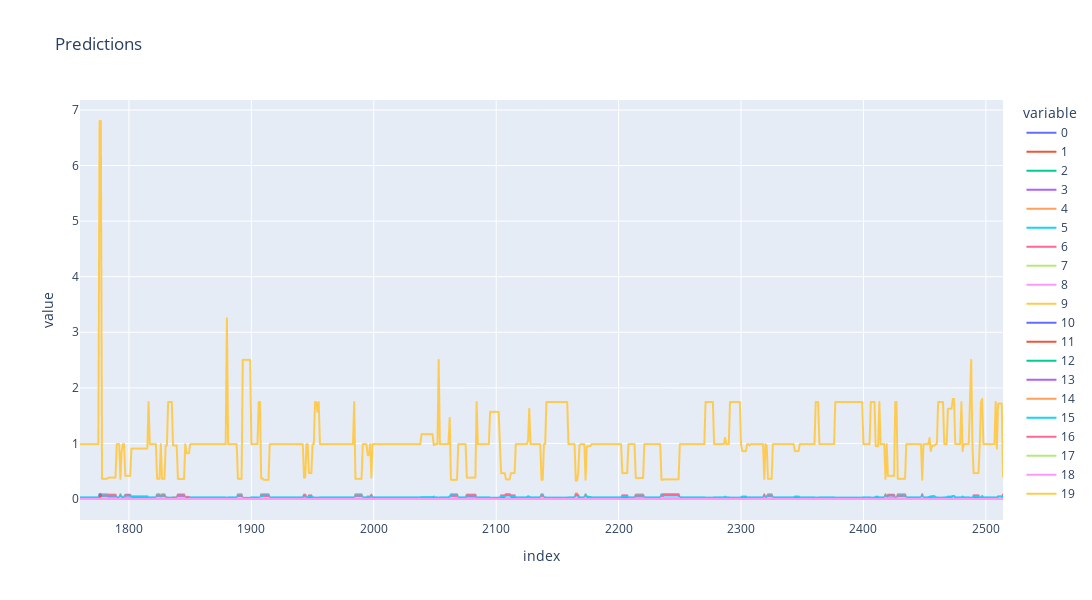

The cell this chart's notebook holds for it:
### Code cell
prl = prediction_row_tensor.cpu().detach().numpy()
gp = group_tensor.cpu().detach().numpy()

fig = px.line(pd.DataFrame(list(prl))[start: ], height=600, width=1200, title="Predictions")# [start: ]

fig.show()
fig.write_html(f"figures/ml-predictions{timestamp}.html")

### Figure 1 — Plotly figure (JSON) as saved in the notebook; plotly's stock layout.template omitted (floating-point values rounded to 4 significant figures; data arrays with more than 128 entries replaced by an {"elided": "..."} marker saying what was removed)
{"data": [{"hovertemplate": "variable=0<br>index=%{x}<br>value=%{y}<extra></extra>", "legendgroup": "0", "line": {"color": "#636efa", "dash": "solid"}, "marker": {"symbol": "circle"}, "mode": "lines", "name": "0", "showlegend": true, "type": "scattergl", "x": {"elided": "755 int values"}, "xaxis": "x", "y": {"elided": "755 float values"}, "yaxis": "y"}, {"hovertemplate": "variable=1<br>index=%{x}<br>value=%{y}<extra></extra>", "legendgroup": "1", "line": {"color": "#EF553B", "dash": "solid"}, "marker": {"symbol": "circle"}, "mode": "lines", "name": "1", "showlegend": true, "type": "scattergl", "x": {"elided": "755 int values"}, "xaxis": "x", "y": {"elided": "755 int values"}, "yaxis": "y"}, {"hovertemplate": "variable=2<br>index=%{x}<br>value=%{y}<extra></extra>", "legendgroup": "2", "line": {"color": "#00cc96", "dash": "solid"}, "marker": {"symbol": "circle"}, "mode": "lines", "name": "2", "showlegend": true, "type": "scattergl", "x": {"elided": "755 int values"}, "xaxis": "x", "y": {"elided": "755 int values"}, "yaxis": "y"}, {"hovertemplate": "variable=3<br>index=%{x}<br>value=%{y}<extra></extra>", "legendgroup": "3", "line": {"color": "#ab63fa", "dash": "solid"}, "marker": {"symbol": "circle"}, "mode": "lines", "name": "3", "showlegend": true, "type": "scattergl", "x": {"elided": "755 int values"}, "xaxis": "x", "y": {"elided": "755 float values"}, "yaxis": "y"}, {"hovertemplate": "variable=4<br>index=%{x}<br>value=%{y}<extra></extra>", "legendgroup": "4", "line": {"color": "#FFA15A", "dash": "solid"}, "marker": {"symbol": "circle"}, "mode": "lines", "name": "4", "showlegend": true, "type": "scattergl", "x": {"elided": "755 int values"}, "xaxis": "x", "y": {"elided": "755 float values"}, "yaxis": "y"}, {"hovertemplate": "variable=5<br>index=%{x}<br>value=%{y}<extra></extra>", "legendgroup": "5", "line": {"color": "#19d3f3", "dash": "solid"}, "marker": {"symbol": "circle"}, "mode": "lines", "name": "5", "showlegend": true, "type": "scattergl", "x": {"elided": "755 int values"}, "xaxis": "x", "y": {"elided": "755 float values"}, "yaxis": "y"}, {"hovertemplate": "variable=6<br>index=%{x}<br>value=%{y}<extra></extra>", "legendgroup": "6", "line": {"color": "#FF6692", "dash": "solid"}, "marker": {"symbol": "circle"}, "mode": "lines", "name": "6", "showlegend": true, "type": "scattergl", "x": {"elided": "755 int values"}, "xaxis": "x", "y": {"elided": "755 float values"}, "yaxis": "y"}, {"hovertemplate": "variable=7<br>index=%{x}<br>value=%{y}<extra></extra>", "legendgroup": "7", "line": {"color": "#B6E880", "dash": "solid"}, "marker": {"symbol": "circle"}, "mode": "lines", "name": "7", "showlegend": true, "type": "scattergl", "x": {"elided": "755 int values"}, "xaxis": "x", "y": {"elided": "755 float values"}, "yaxis": "y"}, {"hovertemplate": "variable=8<br>index=%{x}<br>value=%{y}<extra></extra>", "legendgroup": "8", "line": {"color": "#FF97FF", "dash": "solid"}, "marker": {"symbol": "circle"}, "mode": "lines", "name": "8", "showlegend": true, "type": "scattergl", "x": {"elided": "755 int values"}, "xaxis": "x", "y": {"elided": "755 int values"}, "yaxis": "y"}, {"hovertemplate": "variable=9<br>index=%{x}<br>value=%{y}<extra></extra>", "legendgroup": "9", "line": {"color": "#FECB52", "dash": "solid"}, "marker": {"symbol": "circle"}, "mode": "lines", "name": "9", "showlegend": true, "type": "scattergl", "x": {"elided": "755 int values"}, "xaxis": "x", "y": {"elided": "755 float values"}, "yaxis": "y"}, {"hovertemplate": "variable=10<br>index=%{x}<br>value=%{y}<extra></extra>", "legendgroup": "10", "line": {"color": "#636efa", "dash": "solid"}, "marker": {"symbol": "circle"}, "mode": "lines", "name": "10", "showlegend": true, "type": "scattergl", "x": {"elided": "755 int values"}, "xaxis": "x", "y": {"elided": "755 float values"}, "yaxis": "y"}, {"hovertemplate": "variable=11<br>index=%{x}<br>value=%{y}<extra></extra>", "legendgroup": "11", "line": {"color": "#EF553B", "dash": "solid"}, "marker": {"symbol": "circle"}, "mode": "lines", "name": "11", "showlegend": true, "type": "scattergl", "x": {"elided": "755 int values"}, "xaxis": "x", "y": {"elided": "755 float values"}, "yaxis": "y"}, {"hovertemplate": "variable=12<br>index=%{x}<br>value=%{y}<extra></extra>", "legendgroup": "12", "line": {"color": "#00cc96", "dash": "solid"}, "marker": {"symbol": "circle"}, "mode": "lines", "name": "12", "showlegend": true, "type": "scattergl", "x": {"elided": "755 int values"}, "xaxis": "x", "y": {"elided": "755 float values"}, "yaxis": "y"}, {"hovertemplate": "variable=13<br>index=%{x}<br>value=%{y}<extra></extra>", "legendgroup": "13", "line": {"color": "#ab63fa", "dash": "solid"}, "marker": {"symbol": "circle"}, "mode": "lines", "name": "13", "showlegend": true, "type": "scattergl", "x": {"elided": "755 int values"}, "xaxis": "x", "y": {"elided": "755 int values"}, "yaxis": "y"}, {"hovertemplate": "variable=14<br>index=%{x}<br>value=%{y}<extra></extra>", "legendgroup": "14", "line": {"color": "#FFA15A", "dash": "solid"}, "marker": {"symbol": "circle"}, "mode": "lines", "name": "14", "showlegend": true, "type": "scattergl", "x": {"elided": "755 int values"}, "xaxis": "x", "y": {"elided": "755 int values"}, "yaxis": "y"}, {"hovertemplate": "variable=15<br>index=%{x}<br>value=%{y}<extra></extra>", "legendgroup": "15", "line": {"color": "#19d3f3", "dash": "solid"}, "marker": {"symbol": "circle"}, "mode": "lines", "name": "15", "showlegend": true, "type": "scattergl", "x": {"elided": "755 int values"}, "xaxis": "x", "y": {"elided": "755 float values"}, "yaxis": "y"}, {"hovertemplate": "variable=16<br>index=%{x}<br>value=%{y}<extra></extra>", "legendgroup": "16", "line": {"color": "#FF6692", "dash": "solid"}, "marker": {"symbol": "circle"}, "mode": "lines", "name": "16", "showlegend": true, "type": "scattergl", "x": {"elided": "755 int values"}, "xaxis": "x", "y": {"elided": "755 int values"}, "yaxis": "y"}, {"hovertemplate": "variable=17<br>index=%{x}<br>value=%{y}<extra></extra>", "legendgroup": "17", "line": {"color": "#B6E880", "dash": "solid"}, "marker": {"symbol": "circle"}, "mode": "lines", "name": "17", "showlegend": true, "type": "scattergl", "x": {"elided": "755 int values"}, "xaxis": "x", "y": {"elided": "755 float values"}, "yaxis": "y"}, {"hovertemplate": "variable=18<br>index=%{x}<br>value=%{y}<extra></extra>", "legendgroup": "18", "line": {"color": "#FF97FF", "dash": "solid"}, "marker": {"symbol": "circle"}, "mode": "lines", "name": "18", "showlegend": true, "type": "scattergl", "x": {"elided": "755 int values"}, "xaxis": "x", "y": {"elided": "755 float values"}, "yaxis": "y"}, {"hovertemplate": "variable=19<br>index=%{x}<br>value=%{y}<extra></extra>", "legendgroup": "19", "line": {"color": "#FECB52", "dash": "solid"}, "marker": {"symbol": "circle"}, "mode": "lines", "name": "19", "showlegend": true, "type": "scattergl", "x": {"elided": "755 int values"}, "xaxis": "x", "y": {"elided": "755 float values"}, "yaxis": "y"}], "layout": {"height": 600, "legend": {"title": {"text": "variable"}, "tracegroupgap": 0}, "title": {"text": "Predictions"}, "width": 1200, "xaxis": {"anchor": "y", "domain": [0, 1], "title": {"text": "index"}}, "yaxis": {"anchor": "x", "domain": [0, 1], "title": {"text": "value"}}}}
